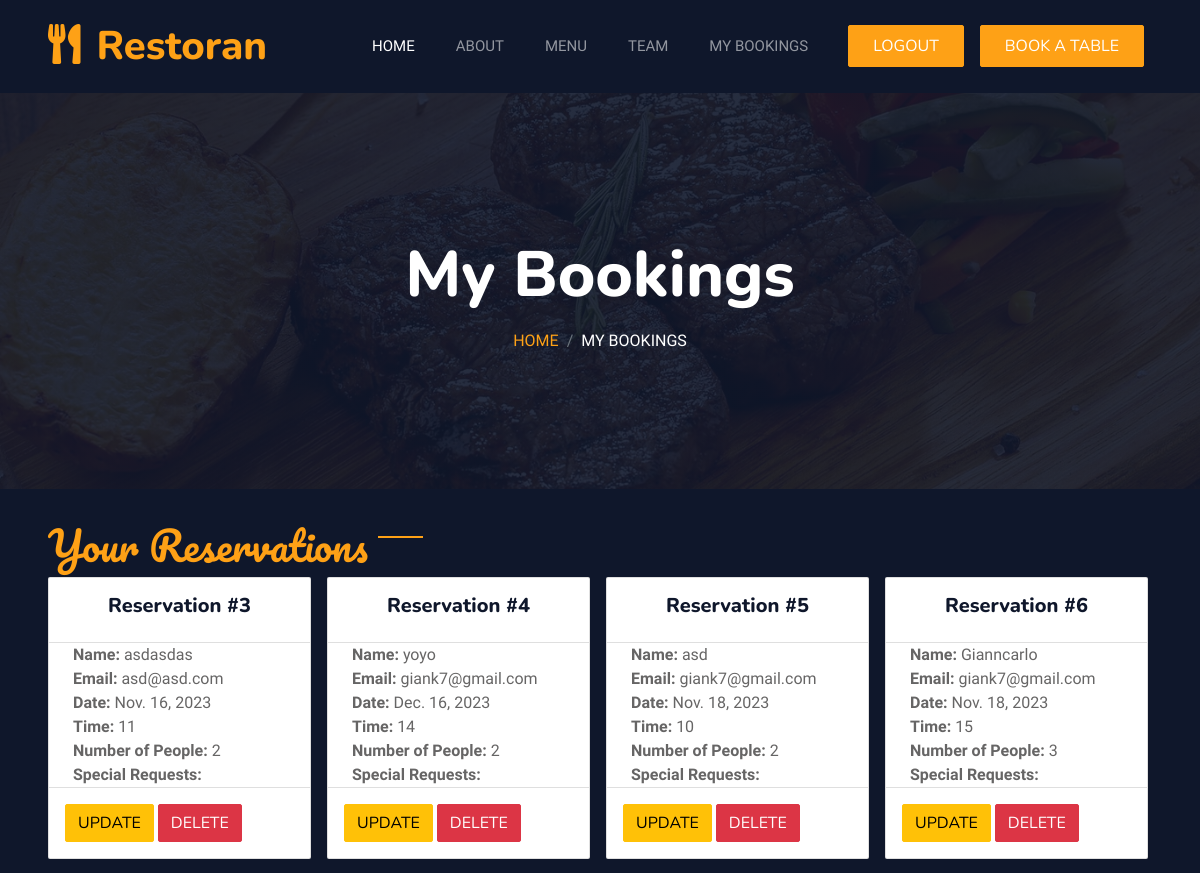
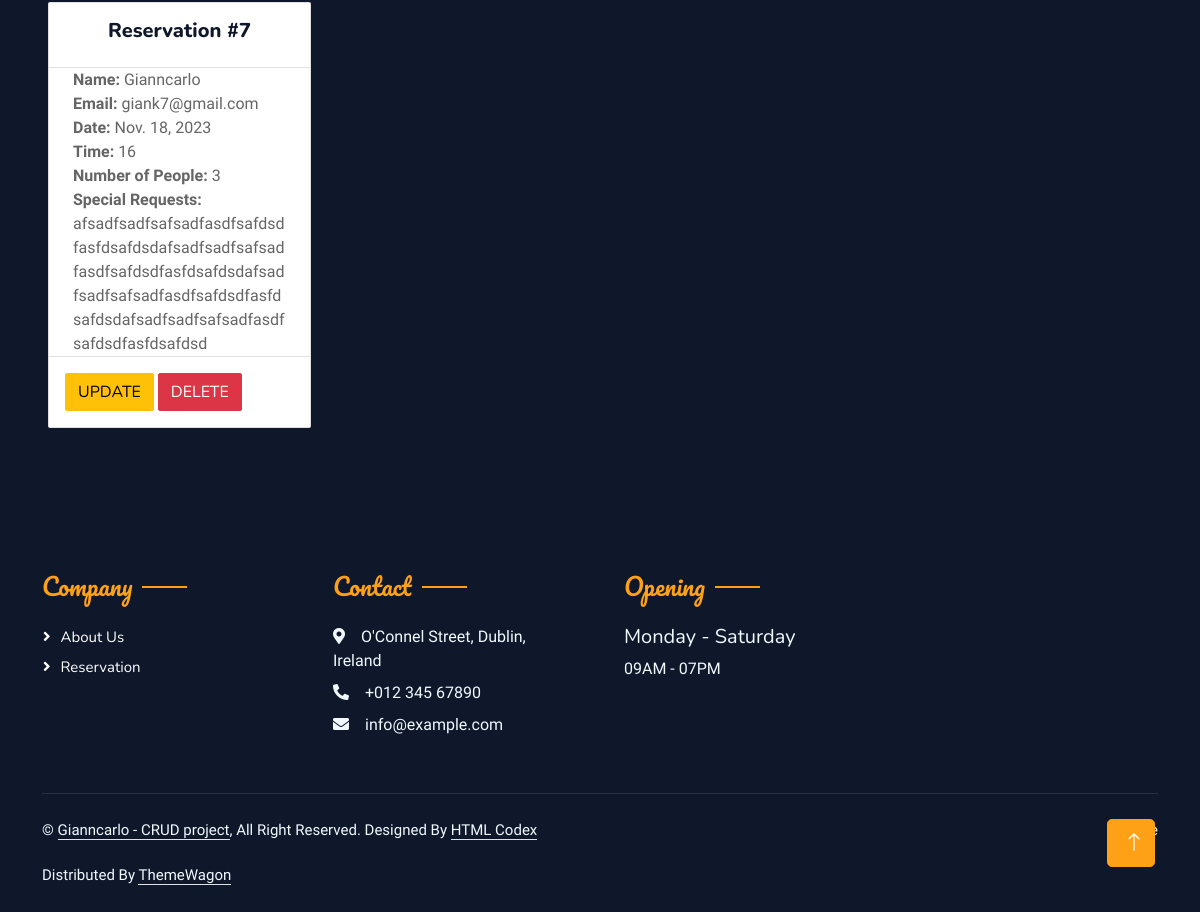
/profile/reservation_list/ (signed in), run on an earlier commit of the app's database (2 pictures, top to bottom).
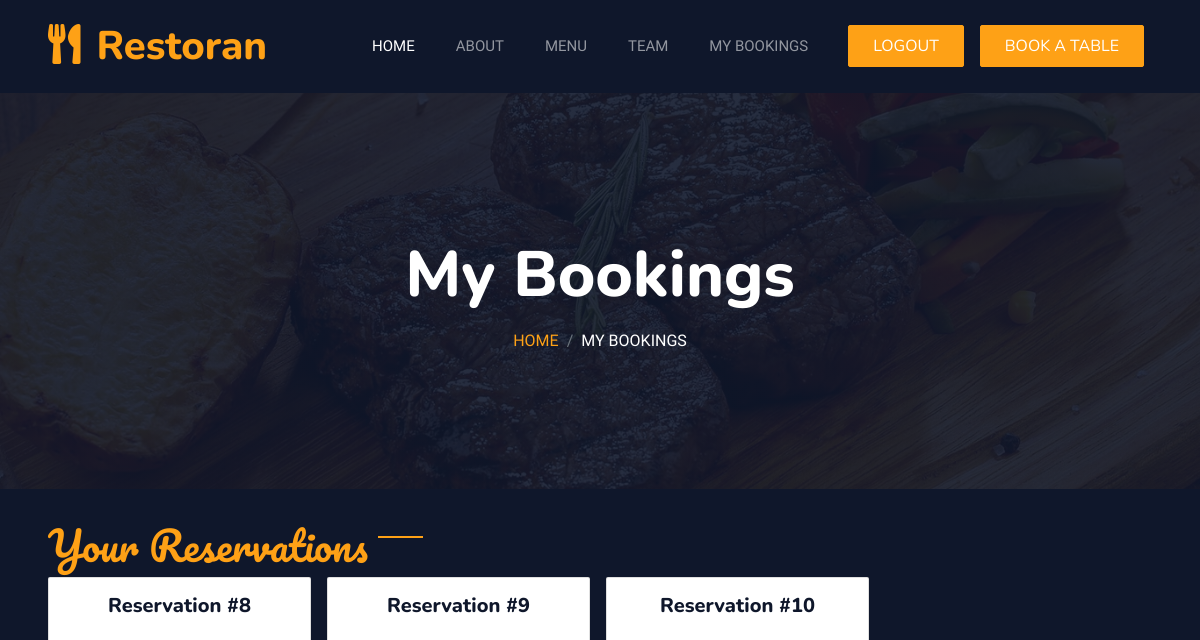
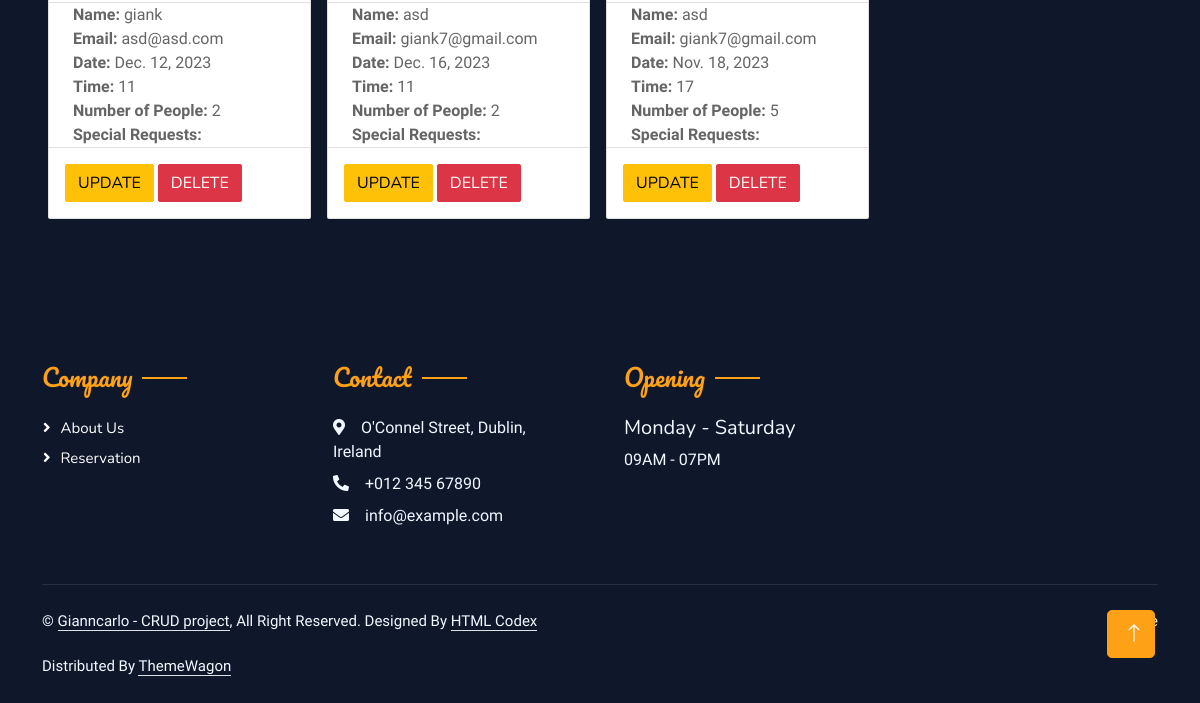
And on a later commit of the database (2 pictures, top to bottom).
### profiles/models.py (models this page shows, shortened)
class Reservation(models.Model):
    user = models.ForeignKey(User, on_delete=models.CASCADE)
    name = models.CharField(max_length=255)
    email = models.EmailField()
    date = models.DateField()
    time = models.IntegerField(choices=[
        (9, '9AM'),
        (10, '10AM'),
        (11, '11AM'),
        (12, '12M'),
        (13, '1PM'),
        (14, '2PM'),
        (15, '3PM'),
        (16, '4PM'),
        (17, '5PM'),
        (18, '6PM'),
    ])
    no_of_people = models.IntegerField(choices=[
        (1, '1'),
        (2, '2'),
        (3, '3'),
        (4, '4'),
        (5, '5'),
    ])
    special_request = models.TextField(blank=True)

### profiles/views.py (the view)
# urls.py: path('reservation_list/', views.reservation_list, name='reservation_list'),
def reservation_list(request):
    reservations = Reservation.objects.all()
    return render(request, 'reservation_list.html', {'reservations': reservations})

### profiles/templates/reservation_list.html (shortened to what this page needs)
{% extends "base.html" %}
{% load static %}
{% block content %}
{% if user.is_authenticated %}
{% include 'includes/list.html' %}
{% endif %}
{% endblock %}

### templates/includes/list.html (shortened to what this page needs)
<div class="container-xxl py-5 bg-dark hero-header">
    <div class="container text-center my-5 pt-5 pb-4">
        <h1 class="display-3 text-white mb-3 animated slideInDown">My Bookings</h1>
        <nav aria-label="breadcrumb">
            <ol class="breadcrumb justify-content-center text-uppercase">
                <li class="breadcrumb-item"><a href="{% url 'home' %}">Home</a></li>
                <li class="breadcrumb-item text-white active" aria-current="page">My Bookings</li>
            </ol>
        </nav>
    </div>
</div>
<div id="reservation" class="container-xxl px-0 wow fadeInUp" data-wow-delay="0.1s">
    <div class="row g-0">
        <div class="pb-5 col-md-12 bg-dark d-flex align-items-center">
            <div class="mx-5 pt-3 col-md-11 wow fadeInUp" data-wow-delay="0.2s">
                <h1 class="pt-3 section-title ff-secondary text-start text-primary fw-normal">Your Reservations</h1>
                {% if user.is_authenticated %}
                    {% if user.is_superuser %}
                        {% if reservations %}
                            <div class="container-xxl px-0 wow fadeInUp" data-wow-delay="0.1s">
                                <div class="row row-cols-1 row-cols-sm-2 row-cols-md-3 row-cols-lg-4 g-3 overflow-hidden">
                                    {% for reservation in reservations %}
                                    <div class="col">
                                        <div class="card">
                                            <div class="card-body">
                                                <h5 class="text-center card-title">Reservation #{{ reservation.id }}</h5>
                                            </div>
                                            <ul class="px-4 list-group list-group-flush" style="list-style-type: none;">
                                                <li>
                                                    <strong>Name:</strong> {{ reservation.name }}<br>
                                                    <strong>Email:</strong> {{ reservation.email }}<br>
                                                    <strong>Date:</strong> {{ reservation.date }}<br>
                                                    <strong>Time:</strong> {{ reservation.time }}<br>
                                                    <strong>Number of People:</strong> {{ reservation.no_of_people }}<br>
                                                    <strong>Special Requests:</strong> {{ reservation.special_request }}<br>
                                                </li>
                                            </ul>
                                            <div class="card-body">
                                                <a href="{% url 'update_list' reservation.id %}" class="btn btn-warning">Update</a>
                                                <a href="{% url 'delete_reservation' reservation.id %}" class="btn btn-danger">Delete</a>
                                            </div>
                                        </div>
                                    </div>
                                    {% endfor %}
                                </div>
                            </div>
                        {% endif %}
                    {% endif %}
                {% endif %}
            </div>
        </div>
    </div>
</div>

What changed in the data, as far as the page shows it:
removed Reservation: id "3", name "asdasdas", email "asd@asd.com", date "Nov. 16, 2023", time "11", no_of_people "2"
removed Reservation: id "4", name "yoyo", email "giank7@gmail.com", date "Dec. 16, 2023", time "14", no_of_people "2"
removed Reservation: id "5", name "asd", email "giank7@gmail.com", date "Nov. 18, 2023", time "10", no_of_people "2"
removed Reservation: id "6", name "Gianncarlo", email "giank7@gmail.com", date "Nov. 18, 2023", time "15", no_of_people "3"
removed Reservation: id "7", name "Gianncarlo", email "giank7@gmail.com", date "Nov. 18, 2023", time "16", no_of_people "3", special_request "afsadfsadfsafsadfasdfsafdsdfasfdsafdsdafsadfsadfsafsadfasdfsafdsdfasfdsafdsdafsadfsadfsafsadfasdfsafdsdfasfdsafdsdafsadfsadfsafsadfasdfsafdsdfasfdsafdsd"
added Reservation: id "8", name "giank", email "asd@asd.com", date "Dec. 12, 2023", time "11", no_of_people "2"
added Reservation: id "9", name "asd", email "giank7@gmail.com", date "Dec. 16, 2023", time "11", no_of_people "2"
added Reservation: id "10", name "asd", email "giank7@gmail.com", date "Nov. 18, 2023", time "17", no_of_people "5"
